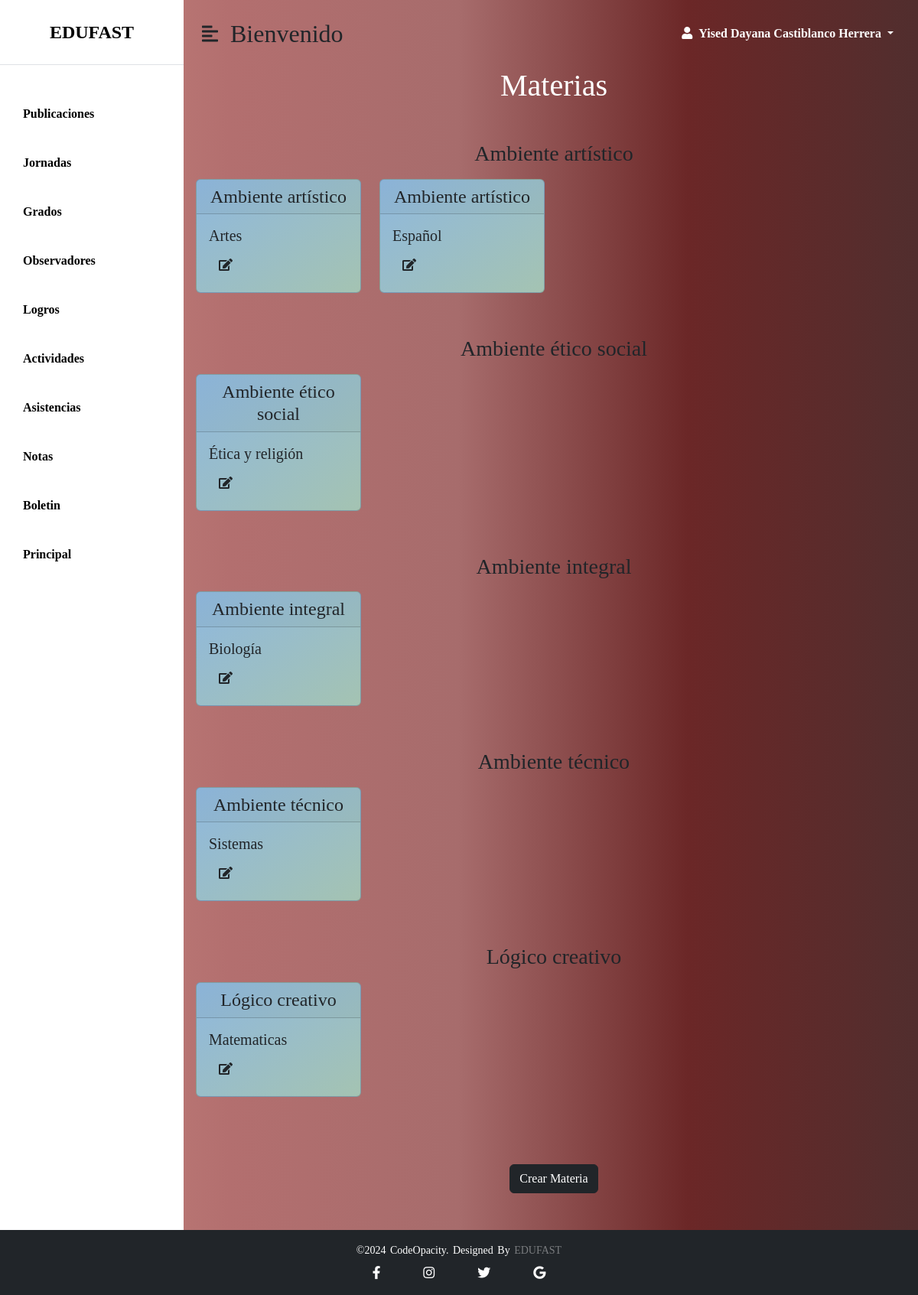
The page /cordinador/Materiaphp/Materia.php (signed in) on the database its author committed.
### tables this page shows
CREATE TABLE `materia` (
  `id_materia` int(11) NOT NULL,
  `materia` char(45) DEFAULT NULL,
  `area_id_area` int(11) NOT NULL
);

CREATE TABLE `area` (
  `id_area` int(11) NOT NULL,
  `nombre_area` char(45) DEFAULT NULL
);

### cordinador/Materiaphp/consulta.php (called while the page is built, shortened)
<?php
include "Conexion.php";
$sentencia = $base_de_datos->query(" SELECT materia.*, area.*
FROM materia
INNER JOIN area ON materia.area_id_area = area.id_area
ORDER BY area.nombre_area ASC;
;");
$materias = $sentencia->fetchAll(PDO::FETCH_OBJ);
?>

### cordinador/Materiaphp/Materia.php (the view, shortened to what this page needs)
<?php
include "consulta.php";
?>
<!DOCTYPE html>
<html lang="en">
<head>
    <link href="https://cdn.jsdelivr.net/npm/bootstrap@5.0.0-beta3/dist/css/bootstrap.min.css" rel="stylesheet" />
    <link rel="stylesheet" href="https://cdnjs.cloudflare.com/ajax/libs/font-awesome/5.15.3/css/all.min.css" />
    <link rel="stylesheet" href="../../css/stylscoor.css"/>
</head>
<body>
    <div class="d-flex" id="wrapper">
        <div class="listado" id="sidebar-wrapper">
            <div class="sidebar-heading text-center py-4 primary-text fs-4 fw-bold text-uppercase border-bottom">EDUFAST
            </div>
                <a href="../publicaciones/vistas/publicaciones_crear.php" class="list-group-item list-group-item-action bg-transparent second-text fw-bold">Publicaciones</a>
                <a href="../jornadas/vistas/jornadas.php" class="list-group-item list-group-item-action bg-transparent second-text fw-bold">Jornadas</a>
                <a href="../grados/vistas/grados.php" class="list-group-item list-group-item-action bg-transparent second-text fw-bold">Grados</a>
                <a href="../observador/vistas/alumnos.php" class="list-group-item list-group-item-action bg-transparent second-text fw-bold">Observadores</a>
                <a href="../logrophp/logros.php" class="list-group-item list-group-item-action bg-transparent second-text fw-bold">Logros</a>
                <a href="../actividad/actividad.php" class="list-group-item list-group-item-action bg-transparent second-text fw-bold">Actividades</a>
                <a href="../asistencia/listados.php" class="list-group-item list-group-item-action bg-transparent second-text fw-bold">Asistencias</a>
                <a href="../notas/notas.php" class="list-group-item list-group-item-action bg-transparent second-text fw-bold">Notas</a>
                <a href="../Boletin/view/boletin.html" class="list-group-item list-group-item-action bg-transparent second-text fw-bold">Boletin</a>
                <a href="../pag_principal.php" class="list-group-item list-group-item-action bg-transparent second-text fw-bold">Principal</a>
        </div>
        <div id="page-content-wrapper">
            <nav class="navbar navbar-expand-lg navbar-light bg-transparent py-4 px-4">
                <div class="d-flex align-items-center">
                    <i class="fas fa-align-left fs-4 me-3" id="menu-toggle"></i>
                    <h2 class="fs-2 m-0">Bienvenido</h2>
                </div>
                <div class="collapse navbar-collapse" id="navbarSupportedContent">
                    <ul class="navbar-nav ms-auto mb-2 mb-lg-0">
                        <li class="nav-item dropdown">
                            <a class="nav-link dropdown-toggle text-white fw-bold" href="#" id="navbarDropdown"
                                role="button" data-bs-toggle="dropdown" aria-expanded="false">
                                <i class="fas fa-user me-2"></i><?php echo $_SESSION['nombres']; ?> <?php echo $_SESSION['apellidos']; ?>
                            </a>
                        </li>
                    </ul>
                </div>
            </nav>
            <main class="main-container">
                <section class="container ms-1">
                    <h1 class="title text-center text-white mb-5">Materias</h1>
                    <?php
                    $areaActual = null;
                    foreach ($materias as $materia):
                        if ($areaActual !== $materia->nombre_area) {
                            if ($areaActual !== null) {
                                echo '</section>';
                            }
                            $areaActual = $materia->nombre_area;
                            echo '<section class="row mb-3">';
                            echo '<h3 class="col-12 text-center mb-3">' . htmlspecialchars($materia->nombre_area) . '</h3>';
                        }
                        ?>
                        <section class="col-lg-3 col-md-6 col-sm-6 col-12 mb-4">
                            <div class="card mb-3" style="max-width: 18rem;">
                                <h4 class="card-header text-center"><?php echo htmlspecialchars($materia->nombre_area); ?>
                                </h4>
                                <div class="card-body">
                                    <h5 class="card-title"><?php echo htmlspecialchars($materia->materia); ?></h5>
                                    <button type="button" class="btn" data-bs-toggle="modal"
                                        data-bs-target="#actualizar<?= $materia->id_materia ?>">
                                        <i class="fas fa-edit"></i>
                                    </button>
                                </div>
                            </div>
                        </section>
                    <?php endforeach; ?>
                </section>
                <div class="d-flex justify-content-center mt-5 ">
                    <a class="btn btn-dark mb-5" type="button" data-bs-toggle="modal" data-bs-target="#crear">Crear
                        Materia</a>
                </div>
                </section>
            </main>
        </div>
    </div>
    <footer class="footer-bottom bg-dark text-white text-center py-3 mt-auto">
        <p class="mb-0">©2024 codeOpacity. Designed by <span>EDUFAST</span></p>
        <div class="socials d-flex justify-content-center mt-2">
            <a href="https://www.facebook.com/cedid.sanpablo.3?locale=es_LA" class="text-white mx-2"><i
                    class="fab fa-facebook-f"></i></a>
            <a href="https://www.instagram.com/plumapaulista/" class="text-white mx-2"><i
                    class="fab fa-instagram"></i></a>
            <a href="https://x.com/Cedidsanpablo" class="text-white mx-2"><i class="fab fa-twitter"></i></a>
            <a href="mailto:cedidsanpablobosa7@educacionbogota.edu.co" class="text-white mx-2"><i
                    class="fab fa-google"></i></a>
        </div>
    </footer>
</body>
</html>

### css/stylscoor.css (style rules this page uses)
body { margin: 0; padding: 0; font-family: serif; background-color: #EAF4F4; background-image: linear-gradient( to right, #c7887f, #b36f6f, #693636, #6b2727, #512e2e ); display: flex; flex-direction: column; min-height: 100vh; }
:root { --main-bg-color: #009d63; --main-text-color: #009d63; --second-text-color: #000000; --second-bg-color: #c1efde; --three-bg-color:#a4a4a4; --fourth-bg-color:#545454; }
.listado { background-color: white; }
.primary-text { color: var( --second-text-color); }
.second-text { color: var( --second-text-color); }
#wrapper { overflow-x: hidden; background-image: linear-gradient( to right, #c7887f, #b36f6f, #a76c6c, #6b2727, #512e2e ); }
#sidebar-wrapper { min-height: 100vh; margin-left: -15rem; -webkit-transition: margin 0.25s ease-out; -moz-transition: margin 0.25s ease-out; -o-transition: margin 0.25s ease-out; transition: margin 0.25s ease-out; }
#sidebar-wrapper .sidebar-heading { padding: 0.875rem 1.25rem; font-size: 1.2rem; }
#page-content-wrapper { min-width: 100vw; }
#menu-toggle { cursor: pointer; }
.list-group-item { border: none; padding: 20px 30px; }
.socials { list-style: none; display: flex; align-items: center; justify-content: center; }
.socials a { text-decoration: none; color: #fff; }
.socials a i { font-size: 17px; padding: 0px 20px; transition: color .4s ease; }
.footer-bottom { background: #000; width: 100%; padding: 20px 0; text-align: center; }
.footer-bottom p { font-size: 14px; color: white; word-spacing: 2px; text-transform: capitalize; }
.footer-bottom span { text-transform: uppercase; opacity: .4; font-weight: 200; }
@media (min-width: 768px) { #sidebar-wrapper { margin-left: 0; } }
@media (min-width: 768px) { #page-content-wrapper { min-width: 0; width: 100%; } }

### cordinador/Materiaphp/Materia.php (style rules this page uses)
.container { font-family: serif; font-size: 17px; }
.card { background: linear-gradient(to bottom right, #8FB8DE, #A4C3B2); }

### rows shown on the page
materia: area_id_area.nombre_area "Ambiente artístico", materia "Artes"
materia: area_id_area.nombre_area "Ambiente artístico", materia "Español"
materia: area_id_area.nombre_area "Ambiente ético social", materia "Ética y religión"
materia: area_id_area.nombre_area "Ambiente integral", materia "Biología"
materia: area_id_area.nombre_area "Ambiente técnico", materia "Sistemas"
materia: area_id_area.nombre_area "Lógico creativo", materia "Matematicas"

### other values the page prints
$_SESSION['nombres'] "Yised Dayana"
$_SESSION['apellidos'] "Castiblanco Herrera"
